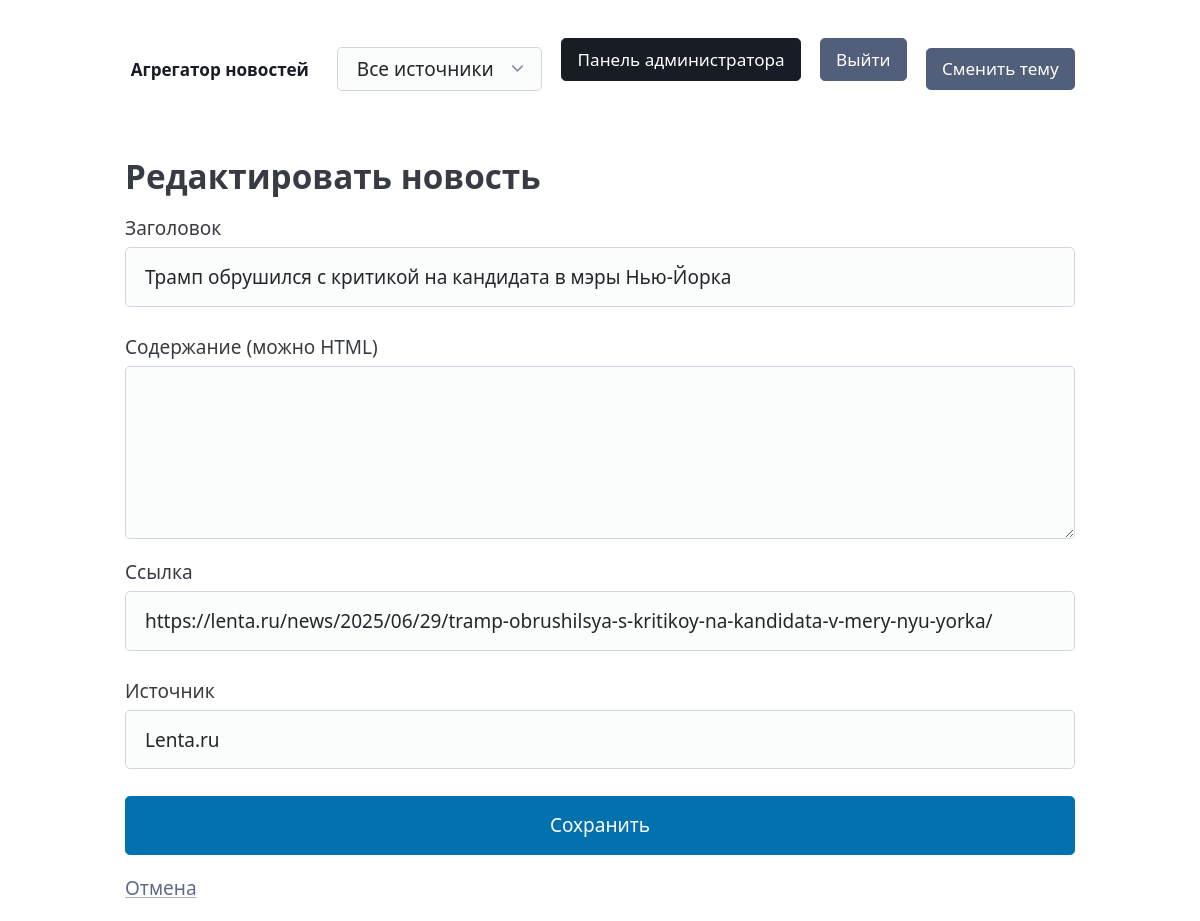
Screenshot of /admin/edit/1 (signed in) with the database file from the repository.
### models.py (models this page shows)
class Post(db.Model):
    id = db.Column(db.Integer, primary_key=True)
    title = db.Column(db.String, nullable=False)
    summary = db.Column(db.Text, nullable=True)
    link = db.Column(db.String, nullable=False, unique=True)
    published = db.Column(db.DateTime, nullable=False)
    source = db.Column(db.String, nullable=False)

### main.py (the view, shortened to what this page needs)
@app.route("/admin/edit/<int:post_id>", methods=["GET", "POST"])
def admin_edit(post_id):
    if not is_admin():
        return redirect(url_for("admin_login"))
    post = Post.query.get_or_404(post_id)
    return render_template("edit.html", post=post)

### main.py (called while the page is built)
@app.context_processor
def inject_globals():
    sources = [row[0] for row in db.session.query(Post.source).distinct().all()]
    return dict(
        sources=sources,
        is_admin=session.get("admin", False)
    )

def is_admin():
    return session.get("admin")

### templates/edit.html (shortened to what this page needs)
{% extends "layout.html" %}
{% block content %}
<h2>Редактировать новость</h2>
<form method="post">
  <label>Заголовок
    <input type="text" name="title" value="{{ post.title }}" required>
  </label>
  <label>Содержание (можно HTML)
    <textarea name="summary" rows="5">{{ post.summary }}</textarea>
  </label>
  <label>Ссылка
    <input type="url" name="link" value="{{ post.link }}" required>
  </label>
  <label>Источник
    <input type="text" name="source" value="{{ post.source }}" required>
  </label>
  <button type="submit">Сохранить</button>
  <a href="{{ url_for('admin_panel') }}" class="secondary">Отмена</a>
</form>
{% endblock %}

### rows the page displays
Post: title "Трамп обрушился с критикой на кандидата в мэры Нью-Йорка", link "https://lenta.ru/news/2025/06/29/tramp-obrushilsya-s-kritikoy-na-kandidata-v-mery-nyu-yorka/", source "Lenta.ru"
